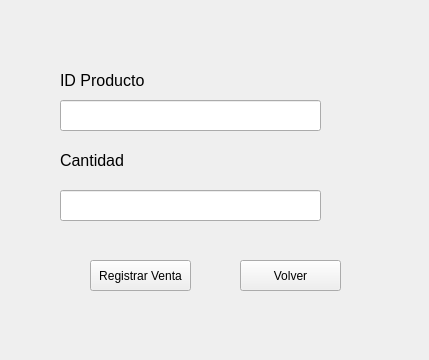
<?xml version="1.0" encoding="UTF-8"?>
<ui version="4.0">
 <class>Form</class>
 <widget class="QWidget" name="Form">
  <property name="geometry">
   <rect>
    <x>0</x>
    <y>0</y>
    <width>429</width>
    <height>360</height>
   </rect>
  </property>
  <property name="windowTitle">
   <string>Form</string>
  </property>
  <widget class="QLabel" name="label_2">
   <property name="geometry">
    <rect>
     <x>60</x>
     <y>150</y>
     <width>111</width>
     <height>21</height>
    </rect>
   </property>
   <property name="text">
    <string>&lt;html&gt;&lt;head/&gt;&lt;body&gt;&lt;p&gt;&lt;span style=&quot; font-size:12pt;&quot;&gt;Cantidad&lt;/span&gt;&lt;/p&gt;&lt;/body&gt;&lt;/html&gt;</string>
   </property>
  </widget>
  <widget class="QPushButton" name="pushButton_2">
   <property name="geometry">
    <rect>
     <x>240</x>
     <y>260</y>
     <width>101</width>
     <height>31</height>
    </rect>
   </property>
   <property name="text">
    <string>Volver</string>
   </property>
  </widget>
  <widget class="QPushButton" name="registrarventa">
   <property name="geometry">
    <rect>
     <x>90</x>
     <y>260</y>
     <width>101</width>
     <height>31</height>
    </rect>
   </property>
   <property name="text">
    <string>Registrar Venta</string>
   </property>
  </widget>
  <widget class="QLabel" name="label">
   <property name="geometry">
    <rect>
     <x>60</x>
     <y>70</y>
     <width>111</width>
     <height>21</height>
    </rect>
   </property>
   <property name="text">
    <string>&lt;html&gt;&lt;head/&gt;&lt;body&gt;&lt;p&gt;&lt;span style=&quot; font-size:12pt;&quot;&gt;ID Producto&lt;/span&gt;&lt;/p&gt;&lt;/body&gt;&lt;/html&gt;</string>
   </property>
  </widget>
  <widget class="QLineEdit" name="lineEdit">
   <property name="geometry">
    <rect>
     <x>60</x>
     <y>100</y>
     <width>261</width>
     <height>31</height>
    </rect>
   </property>
  </widget>
  <widget class="QLineEdit" name="lineEdit_2">
   <property name="geometry">
    <rect>
     <x>60</x>
     <y>190</y>
     <width>261</width>
     <height>31</height>
    </rect>
   </property>
  </widget>
 </widget>
 <resources/>
 <connections/>
</ui>
